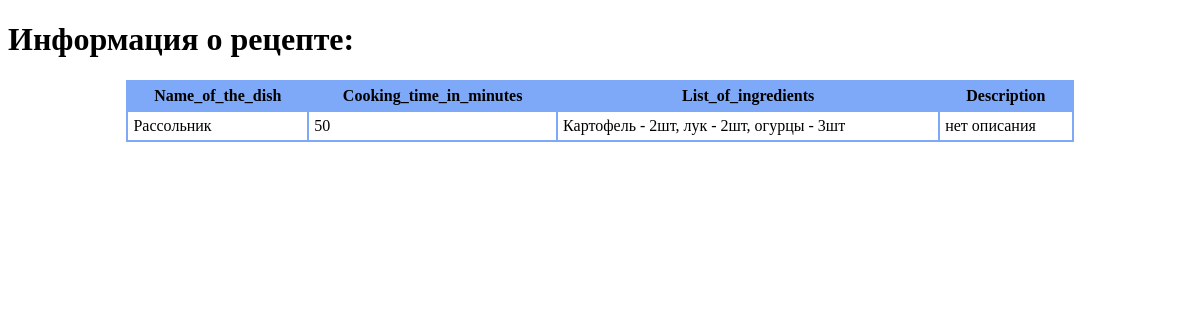
Screenshot of /recipes_in_html/2 with the database file from the repository.
### models.py (models this page shows)
class RecipeBook(Base):
    __tablename__ = "RecipeBook"
    id = Column(Integer, primary_key=True, index=True)
    name_of_the_dish = Column(String, index=True)
    list_of_ingredients = Column(String, index=True)
    description = Column(String, index=True)
    cooking_time_in_minutes = Column(String, index=True)
    number_of_views = Column(Integer, index=True)

### routers.py (the view)
@router.get("/recipes_in_html/{recipe_id}", response_class=HTMLResponse)
async def recipe_details_html(recipe_id: int, request: Request):
    response = await session.execute(
        select(models.RecipeBook).filter(models.RecipeBook.id == recipe_id)
    )
    recipe = response.scalars().one()
    await session.execute(
        update(models.RecipeBook)
        .where(models.RecipeBook.id == recipe_id)
        .values(number_of_views=recipe.number_of_views + 1)
    )
    await session.commit()
    return templates.TemplateResponse(
        "recipe_details.html", {"request": request, "recipe": recipe}
    )

### templates/recipe_details.html (shortened to what this page needs)
<!DOCTYPE html>
<html>
<head>
    <link rel="stylesheet" type="text/css" href="/static/style.css">
</head>
<body>
<h1>Информация о рецепте:</h1>
{% if recipe %}
<table class="customTable">
    <thead>
    <tr>
        <th>Name_of_the_dish</th>
        <th>Cooking_time_in_minutes</th>
        <th>List_of_ingredients</th>
        <th>Description</th>
    </tr>
    </thead>
    <tbody>
        <tr>
            <td>
                {{ recipe.name_of_the_dish }}
            </td>
            <td>
                {{ recipe.cooking_time_in_minutes }}
            </td>
            <td>
                {{ recipe.list_of_ingredients}}
            </td>
            <td>
                {{ recipe.description}}
            </td>
        </tr>
    </tbody>
</table>
{% else %}
<h2> Sorry, no recipe in DB.</h2>
{% endif %}
</body>
</html>

### static/style.css (style rules this page uses)
table.customTable { width: 80%; background-color: #FFFFFF; border-collapse: collapse; border-width: 2px; border-color: #7ea8f8; border-style: solid; color: #000000; margin: auto; }
table.customTable td, table.customTable th { border-width: 2px; border-color: #7ea8f8; border-style: solid; padding: 5px; }
table.customTable thead { background-color: #7ea8f8; }

### rows the page displays
RecipeBook: name_of_the_dish "Рассольник", cooking_time_in_minutes "50", list_of_ingredients "Картофель - 2шт, лук - 2шт, огурцы - 3шт", description "нет описания"
